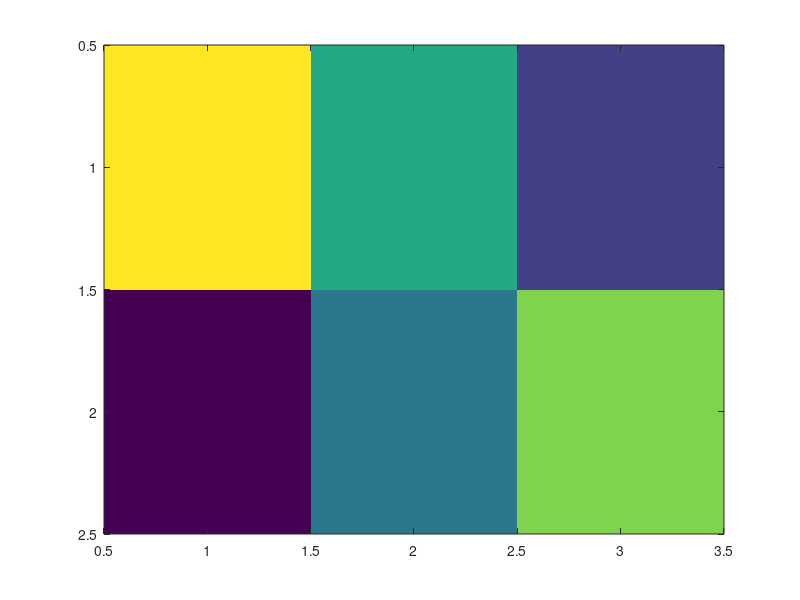

MATLAB code to generate this figure:
%% MATLAB: More with Vectors, Matrices, and Arrays
% MATLAB is a vectorized language. That means it operates automatically
% over each member of an array without the need for an explicit loop 
% (which would be necessary in C or FORTRAN). In fact, it is not only more 
% compact, but more efficient and faster to avoid loops if possible.
%
%% Basic Operations
% For Example,
%%
A = [1 2 3; 4 5 6];
B = [1 4 9; 16 25 36];
%%
% Try
%%
A + B
%%
% and
%%
A - B
%%
% Also, try
%%
sqrt(B)
%%
% This uses the square root operator over each element of the array.
%% Dot Operators
% MATLAB uses the dot-operator construction to distinguish between
% scalar-vectorized operations and matrix operations. Dot-operators are 
% meant to repeat operations on the members of the array, for example,
%%
A .* A
%%
% This differs from A * A, which would fail in this case, since the matrix 
% multiplication is only mathematically defined for arrays with the same 
% number of rows and columns.
%
% Other common dot operators are:
%%
B.^0.5
%%
% which applies the "raise to the 0.5 power" operation to each member of 
% the array B.
%%
A ./ B
%%
% which allows us to divide elements in A by the corresponding elements in
% B.
%% Vectorized Functions
% Most (if not all) MATLAB functions are vectorized. For example:
%%
log(A)
%%
sin(A)
%%
% Note that, by default, in arrays of two or more dimensions, all operators 
% do the calculations along the first non-singleton dimension. For example,
%%
A = [6, 4, 2; 1, 3, 5]
%% 
max(A)
%%
min(A)
%%
% these print the maximum and minimum values of each row in array A.
%%
sum(A)
%%
% this calculates the sum of the elements of each row in array A.
%
% If this is not the dimension along which you want to operate these
% functions take a second optional parameter that specifies which dimension
% you want to collapse:
%%
sum(A,2)
%%
% this will sum the columns.
%% Array Analysis
% In the case of data arrays, we want the operators to apply on every
% element in the array, instead of columns or rows. This can be achieved by
% using the colon operator. For example, if you want to sum all the numbers 
% in A irrespective of their position in the array, do
%%
sum(A(:))
%% 
% Similarly, the mean value can be calculated by using the MATLAB internal 
% function "mean":
%%
mean(A(:))
%%
% and the standard deviation
%%
std(A(:))
%%
% A data array can also be plotted by calling
%%
imagesc(A)
%%
